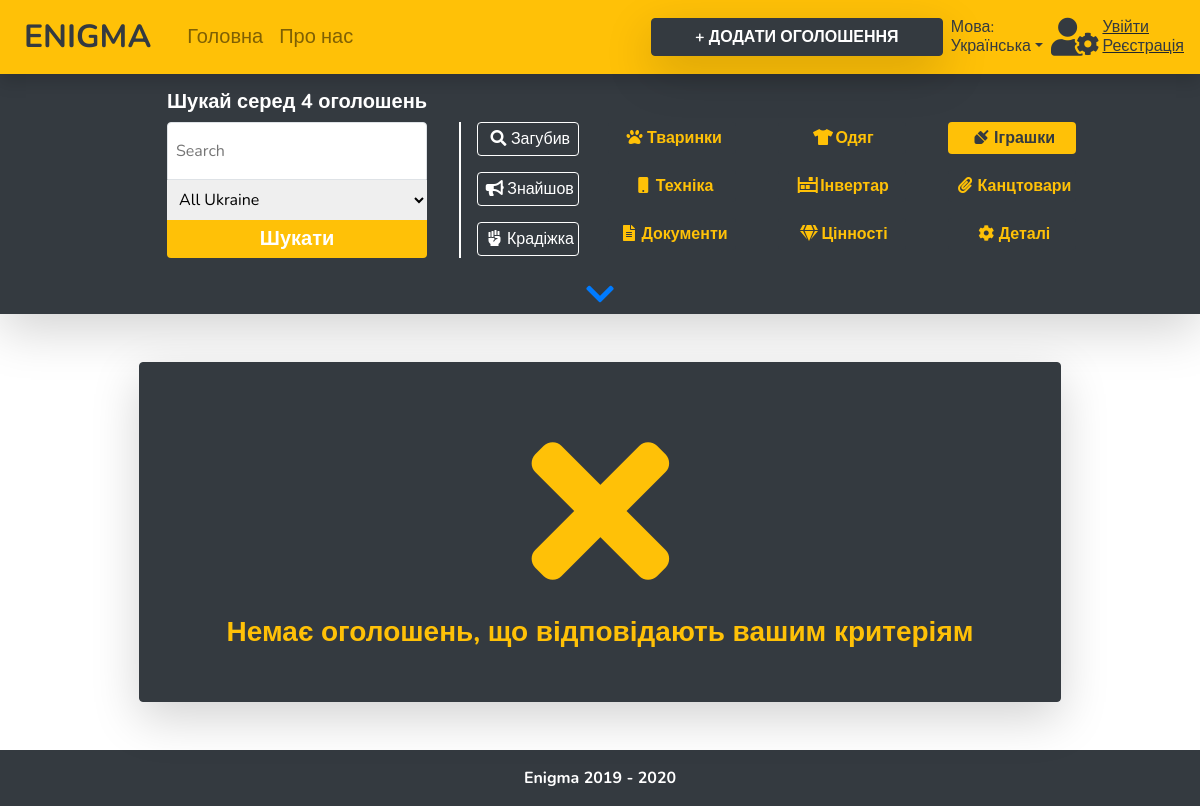
Before: /test.php?category=toys with the older database file.
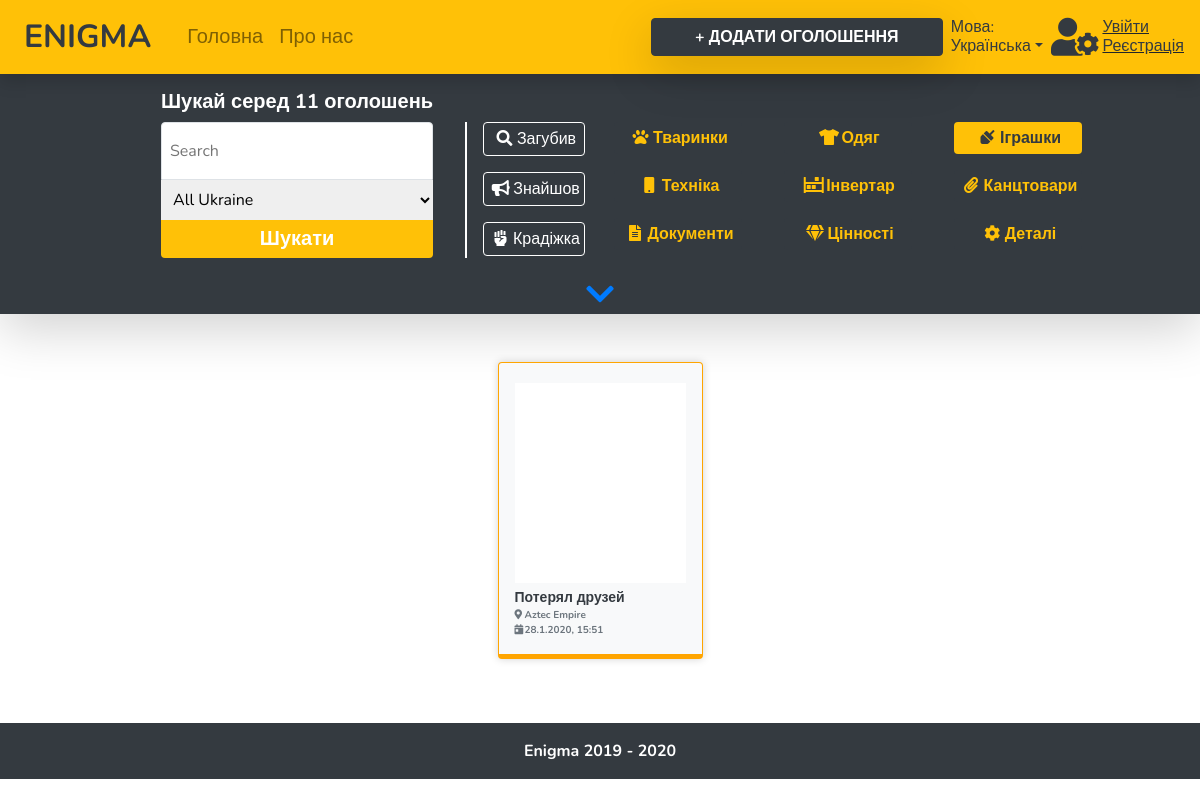
After: the same page with the newer database file.
### tables this page shows
CREATE TABLE `posts` (
  `id` int(11) NOT NULL,
  `owner_id` int(11) DEFAULT NULL,
  `uid` varchar(255) DEFAULT NULL,
  `header` varchar(255) DEFAULT NULL,
  `category` varchar(255) DEFAULT NULL,
  `desc` varchar(2048) DEFAULT NULL,
  `img` varchar(1024) DEFAULT NULL,
  `location` varchar(255) DEFAULT NULL,
  `regdate` varchar(255) DEFAULT NULL,
  `status` enum('lost','found','theft','deactivated') DEFAULT NULL,
  `reward` int(11) DEFAULT NULL
);

### modules/functions.php (called while the page is built, shortened)
<?php
function makeHref($category = "", $status = "", $lang = "")
{
    $language = !empty($lang) ? $lang : $_GET['lang'] ?? 'ua';
    $url = "index.php?lang={$language}";
    $actualCategory = isset($_GET['category']) ? $_GET['category'] : NULL;
    $actualStatus = isset($_GET['status']) ? $_GET['status'] : NULL;
    if (!empty($category) && $category != $actualCategory) {
        $url .= "&category={$category}";
    } elseif (empty($category) && !empty($actualCategory)) {
        $url .= "&category={$actualCategory}";
    }
    if (!empty($status) && $status != $actualStatus) {
        $url .= "&status={$status}";
    } elseif (empty($status) && !empty($actualStatus)) {
        $url .= "&status={$actualStatus}";
    }
    return $url;
}

### test.php (the view, shortened to what this page needs)
<?php
require_once('components/header.php');
require_once('modules/connection.php');
require_once('modules/functions.php');
require_once('components/navbar.php');
$activeVar = 0;
foreach ($_GET as $data) {
    if (!empty($data)) {
        ++$activeVar;
    }
}
!empty($_GET) && $activeVar > 1 ? $filter = " WHERE " : $filter = "";
if (isset($_GET['category'])) {
    $filter .= "`category` = '{$_GET['category']}'";
}
$counter = mysqli_fetch_assoc(mysqli_query($link, "SELECT COUNT(`id`) as `id` FROM `posts` WHERE `status` = 'lost' OR `status` = 'found' OR `status` = 'theft'"));
$postsInfo = mysqli_fetch_all(mysqli_query($link, "SELECT * FROM `posts`" . $filter));
$dictionary['index']['search']['header'] = str_replace("*", $counter['id'], $dictionary['index']['search']['header']);
$searchHeader = $counter['id'] == 1 ? $dictionary['index']['search']['1header'] : $dictionary['index']['search']['header'];
function locationSelection($location)
{
    if (isset($_GET['location']) && $_GET['location'] == $location) {
        return 'selected';
    } elseif (!isset($_GET['location']) && $location == 'all') {
        return 'selected';
    } else {
        return '';
    }
}
function categorySelection($category)
{
    if (isset($_GET['category']) && $_GET['category'] == $category) {
        return 'category-active';
    } else {
        return '';
    }
}
function statusSelection($status)
{
    if (isset($_GET['status']) && $_GET['status'] == $status) {
        return 'item-active';
    } else {
        return '';
    }
}
?>
    <form method="get">
        <section class="bg-dark text-white shadow-lg">
            <section class="d-flex justify-content-center">
                <div class="d-flex flex-column text-center ml-5 py-3 px-md-3">
                    <h5 class="text-center font-weight-bold"><?= $searchHeader ?></h5>
                    <input type="search"
                           name="search"
                           value="<?= isset($_GET['search']) ? $_GET['search'] : ''; ?>"
                           class="py-3 px-2 rounded-top border border-bottom-dark"
                           placeholder="Search"
                           style="outline: none;">
                    <select type="text"
                            name="location"
                            class="border-0 px-2 py-2"
                            style="outline: none;">
                        <option value="all" <?= locationSelection('all') ?>>All Ukraine</option>
                    </select>
                    <button type="submit"
                            class="d-block bg-warning text-white font-weight-bold py-1 text-decoration-none rounded-bottom"
                            style="outline: none; font-size: 20px; border: none;">
                        <?= $dictionary['index']['search']['buttonSearch'] ?>
                    </button>
                </div>
                <div class="d-none d-sm-block border border-white mt-5 ml-sm-3 mr-1 mb-3 border-right"></div>
                <div class="d-flex flex-column text-center ml-1 mt-5">
                    <a href="<?= makeHref("", "lost"); ?>"
                       class="item text-white rounded mx-1 mx-lg-2 p-1 <?= statusSelection('lost') ?>">
                        <i class="fas fa-search"></i><?= $dictionary['index']['search']['status'][0] ?></a>
                    <a href="<?= makeHref("", "found"); ?>"
                       class="item text-white rounded mx-1 mx-lg-2 my-3 p-1 <?= statusSelection('found') ?>">
                        <i class="fas fa-bullhorn"></i><?= $dictionary['index']['search']['status'][1] ?></a>
                    <a href="<?= makeHref("", "theft"); ?>"
                       class="item text-white rounded mx-1 mx-lg-2 p-1 <?= statusSelection('theft') ?>">
                        <i class="fas fa-fist-raised"></i><?= $dictionary['index']['search']['status'][2] ?></a>
                </div>
                <div class="d-none d-lg-flex flex-row mt-5 mb-3 rounded" id="category">
                    <div class="d-flex flex-column p-0 text-center" style="width: 170px;">
                        <a href="<?= makeHref("pets", ""); ?>"
                           class="category p-1 <?= categorySelection('pets') ?>">
                            <i class="fas fa-paw"></i><?= $dictionary['index']['search']['category'][0] ?></a>
                        <a href="<?= makeHref("devices", ""); ?>"
                           class="category my-3 p-1 <?= categorySelection('devices') ?>">
                            <i class="fas fa-mobile"></i><?= $dictionary['index']['search']['category'][1] ?></a>
                        <a href="<?= makeHref("documents", ""); ?>"
                           class="category p-1 <?= categorySelection('documents') ?>">
                            <i class="fas fa-file-alt"></i><?= $dictionary['index']['search']['category'][2] ?></a>
                    </div>
                    <div class="d-flex flex-column p-0 text-center" style="width: 170px;">
                        <a href="<?= makeHref("clothes", ""); ?>"
                           class="category p-1 <?= categorySelection('clothes') ?>">
                            <i class="fas fa-tshirt"></i><?= $dictionary['index']['search']['category'][3] ?></a>
                        <a href="<?= makeHref("inventory", ""); ?>"
                           class="category p-1 my-3 <?= categorySelection('inventory') ?>">
                            <i class="fas fa-inventory"></i><?= $dictionary['index']['search']['category'][4] ?></a>
                        <a href="<?= makeHref("preciousness", ""); ?>"
                           class="category p-1 <?= categorySelection('preciousness') ?>">
                            <i class="fas fa-gem"></i><?= $dictionary['index']['search']['category'][5] ?></a>
                    </div>
                    <div class="d-flex flex-column p-0 text-center" style="width: 170px;">
                        <a href="<?= makeHref("toys", ""); ?>"
                           class="category p-1 <?= categorySelection('toys') ?>">
                            <i class="fas fa-dreidel"></i><?= $dictionary['index']['search']['category'][6] ?></a>
                        <a href="<?= makeHref("office", ""); ?>"
                           class="category p-1 my-3 <?= categorySelection('office') ?>">
                            <i class="fas fa-paperclip"></i><?= $dictionary['index']['search']['category'][7] ?></a>
                        <a href="<?= makeHref("details", ""); ?>"
                           class="category p-1 <?= categorySelection('details') ?>">
                            <i class="fas fa-cog"></i><?= $dictionary['index']['search']['category'][8] ?></a>
                    </div>
                </div>
            </section>
            <div class="text-center">
                <a role="button"
                   id="expand"
                   class="fas fa-chevron-down bg-dark text-primary py-1 px-5 text-decoration-none"
                   style="border: 0; font-size: 32px; outline: 0;">
                </a>
            </div>
    </form>
    <main class="py-5">
        <div class="d-flex justify-content-center row">
            <?php
            if (empty($postsInfo)) {
                echo "<div class='border border-dark d-flex flex-column justify-content-center text-center p-3 p-md-5 col-9 rounded bg-dark shadow-lg'><span class='fas fa-times text-warning text-center' style='font-size: 200px;'></span><span class='text-warning font-weight-bold' style='font-size: 28px;'>{$dictionary['errors']['noPosts']}</span></div>";
            } else {
                foreach ($postsInfo as $posts) {
                    $posts[6] = json_decode($posts[6], true);
                    $date = json_decode($posts[8], true);
                    $displayDate = $date['mday'] . '.' . $date['mon'] . '.' . $date['year'] . ', ' . $date['hours'] . ':' . $date['minutes'];
                    ?>
                    <article class="card <?php if ($posts[9] == 'deactivated') {
                        echo 'd-none';
                    } else {
                        echo $posts[9];
                    } ?> post bg-light p-3 mx-3 mb-3 col-9 col-sm-4 col-md-3 col-xl-2">
                        <?php if (empty($posts[6])) {
                            echo "<div class='text-center my-1' style='height: 200px !important;'><a href='post.php?id={$posts[0]}' class='fas fa-question-square text-decoration-none text-dark' style='font-size: 200px;'></a></div>";
                        } else {
                            echo "<div class='text-center my-1 bg-white' style='height: 200px !important;'><a href='post.php?id={$posts[0]}'><img alt='' src='{$posts[6]['data']['display_url']}' class='img-fluid position-relative' style='transform: translate(0%,-50%);top: 50%;max-height: 200px;'></a></div>";
                        } ?>
                        <a href="post.php?id=<?= $posts[0] ?>"
                           class="font-weight-bold text-decoration-none text-dark"
                           style="font-size: 14px;"><?= $posts[3] ?></a>
                        <div class="d-flex flex-column">
                            <a href="https://www.google.com/maps/search/<?= $posts[7] ?>/"
                               class="font-weight-bold text-muted position-relative"
                               style="font-size: 10px; bottom: 0;">
                                <i class="fas fa-map-marker-alt" style="width: 10px;"></i><?= $posts[7] ?>
                            </a>
                            <a href="post.php?id=<?= $posts[0] ?>" class="font-weight-bold text-muted position-relative"
                               style="font-size: 10px; bottom: 0;">
                                <i class="fas fa-calendar-day" style="width: 10px;"></i><?= $displayDate ?></a>
                        </div>
                    </article>
                <?php }
            } ?>
        </div>
    </main>
    <footer class="d-flex justify-content-center bg-dark text-center py-3" style="flex-shrink: 0;">
        <span class="text-white font-weight-bold">Enigma 2019 - 2020</span>
    </footer>
<?php
require_once('components/footer.php');
?>

### components/header.php (shortened to what this page needs)
<?php
require_once('components/languages.php');
require_once('modules/functions.php');
$dictionary = $vocabulary[$_GET['lang']];
$basename = basename($_SERVER['SCRIPT_FILENAME']);
?>
<!DOCTYPE html>
<html lang="en">
<head>
    <link rel="stylesheet" href="https://stackpath.bootstrapcdn.com/bootstrap/4.3.1/css/bootstrap.min.css"
/>
    <link rel="stylesheet" href="/css/style.css">
    <link rel="stylesheet" href="/css/all.min.css">
</head>
<body>

### components/navbar.php (shortened to what this page needs)
<form method="post">
    <header class="navbar navbar-expand-lg navbar-light bg-warning py-2 shadow">
        <a href="/index.php" class="logo font-weight-bold navbar-brand ml-1 px-1 text-decoration-none rounded"
           style="font-size: 32px;">ENIGMA</a>
        <div class="collapse navbar-collapse" id="navbarCollapse">
            <ul class="navbar-nav mr-auto ml-2">
                <li class="nav-item">
                    <a class="nav-link<?php if ($basename == 'index.php'){ echo ' font-weight-bold'; }?>" href="/index.php"
                       style="font-size: 20px; line-height: 38px;"><?= $dictionary['index']['navbar']['li1'] ?></a>
                </li>
                <li class="nav-item">
                    <a class="nav-link<?php if ($basename == 'about.php'){ echo ' font-weight-bold'; } ?>" href="/about.php?lang=<?= $_GET['lang'] ?>"
                       style="font-size: 20px; line-height: 38px;"><?= $dictionary['index']['navbar']['li2'] ?></a>
                </li>
            </ul>
        </div>
        <button type="button"
                class="btn btn-dark text-uppercase d-none d-lg-block font-weight-bold col-3 shadow-lg ml-1"
                name="send" onclick="window.location.href = 'add-post.php?lang=<?= $_GET['lang'] ?>'" value="run">
            <?= $dictionary['index']['navbar']['buttonText3'] ?>
        </button>
        <div class="d-none d-lg-block px-2 dropdown" style="line-height: 19px;">
            <a href="#" class="text-dark dropdown-toggle" id="dropdownLang"
               data-toggle="dropdown" aria-expanded="false"
               aria-haspopup="true"
               role="button">
                <?= $dictionary['index']['navbar']['langText'] ?><br><?= $dictionary['langName'] ?></a>
        </div>
        <a href="/account.php?lang=<?= $_GET['lang'] ?>" class="fas fa-user-cog text-dark text-decoration-none d-none d-lg-block" style="font-size: 38px;"></a>
        <?php if (isset($_POST['profileInfo'])){
            echo "<a href='account.php?lang={$_GET['lang']}' class='text-dark p-1 d-none d-lg-block' style='line-height: 19px'>{$dictionary['index']['navbar']['hello']}<br>{$_POST['profileInfo']['name']}</a>";
        } else{
            echo "
                    <div class='d-flex flex-column pl-1'>
                        <u><a href='/signin.php?lang={$_GET['lang']}' class='text-dark d-none d-lg-block' style='line-height: 19px'>{$dictionary['index']['navbar']['signin']}</a></u>
                        <u><a href='/signup.php?lang={$_GET['lang']}' class='text-dark d-none d-lg-block' style='line-height: 19px'>{$dictionary['index']['navbar']['signup']}</a></u>
                    </div>
                 ";
        }?>
    </header>
</form>

### components/footer.php (shortened to what this page needs)
</body>
</html>

### css/style.css (style rules this page uses)
html, body { overflow-x: hidden; width: 100%; height: 100%; font-family: 'Nunito', sans-serif; }
a, button, li, .item, .fa-question-square, .nav-link { transition: .5s; }
option { outline: none; }
.category { font-weight: 700; border-radius: 0.25rem; width: 75%; color: #ffc107; display: block; padding-right: 15px; padding-left: 15px; margin-right: auto; margin-left: auto; text-decoration: none; background-color: #343a40; border: 0; }
.category-active { background-color: #ffc107; color: #343a40; }
.logo { color: #343a40 !important; }
.post { box-shadow: 0 0 0.5rem rgba(0, 0, 0, 0.175); }
.item { border: 1px solid #fff; }
.lost { border-width: 1px 1px 5px 1px; border-style: solid; border-color: orange; }
.nav-link { color: #343a40; }
i { width: 25px; }

Changed rows visible on the page:
now on this page (row edited): posts: header "Потерял друзей", location "Aztec Empire", regdate "28.1.2020, 15:51"
Other visible differences:
$searchHeader: "Шукай серед 4 оголошень" → "Шукай серед 11 оголошень"
$dictionary['errors']['noPosts']: "Немає оголошень, що відповідають вашим критеріям" → (not shown)
